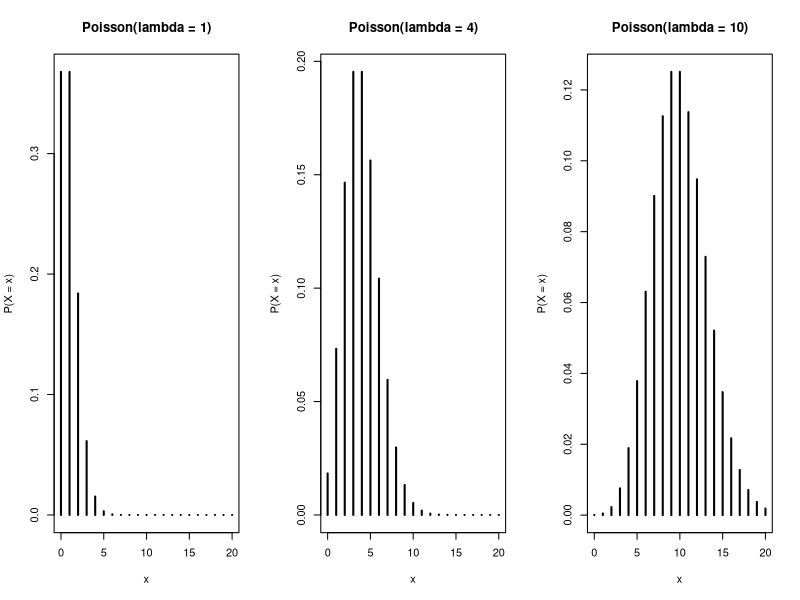

Write the R code that produced this figure.
x <- 0:20

pdf("poisson_shapes.pdf", width = 6.5, height = 3.5)

par(mfrow = c(1, 3))

lambda <- 1
y <- dpois(x, lambda)
plot(x, y,
     type = "h",
     lwd = 2,
     main = "Poisson(lambda = 1)",
     xlab = "x",
     ylab = "P(X = x)"
)

lambda <- 4
y <- dpois(x, lambda)
plot(x, y,
     type = "h",
     lwd = 2,
     main = "Poisson(lambda = 4)",
     xlab = "x",
     ylab = "P(X = x)"
)

lambda <- 10
y <- dpois(x, lambda)
plot(x, y,
     type = "h",
     lwd = 2,
     main = "Poisson(lambda = 10)",
     xlab = "x",
     ylab = "P(X = x)"
)

dev.off()
